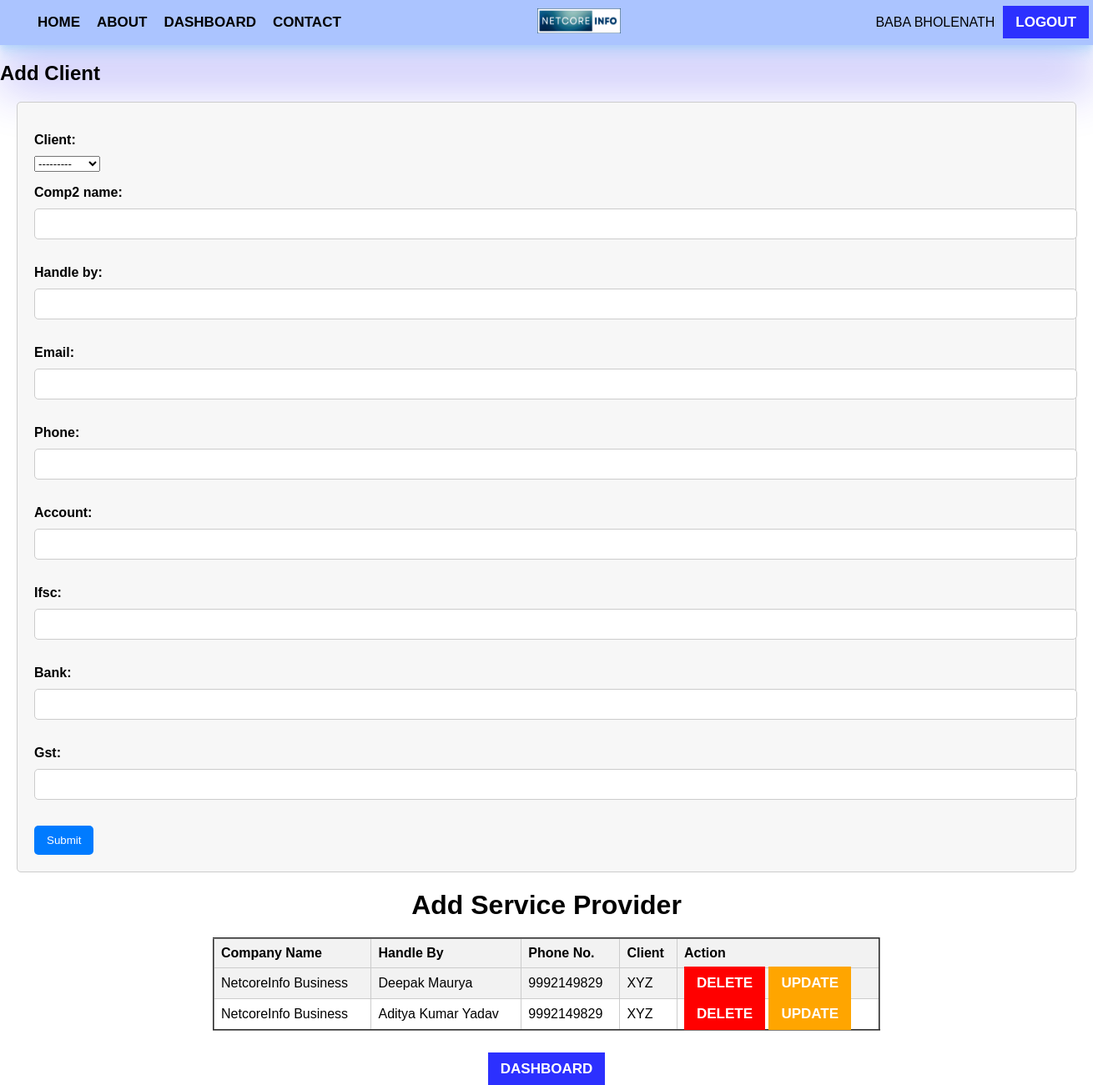
Page /clientdetails/ (signed in) on the committed database.
### sitecode/models.py (models this page shows, shortened)
class AddClient(models.Model):
    client = models.ForeignKey(Client, on_delete=models.SET_NULL, blank=True, null=True)
    comp2_name = models.CharField(max_length=50)
    handle_by = models.CharField(max_length=30)
    email = models.CharField(max_length=50)
    phone = models.CharField(max_length=13)
    account = models.CharField(max_length=20)
    ifsc = models.CharField(max_length=20)
    bank = models.CharField(max_length=40)
    gst = models.CharField(max_length=15)
    class Meta:
        db_table = 'providers'

class Client(models.Model):
    user = models.ForeignKey(User, on_delete=models.CASCADE)
    comp_name = models.CharField(max_length=50)
    gst = models.CharField(max_length=15)
    country = models.CharField(max_length=30)
    state = models.CharField(max_length=30)
    address = models.CharField(max_length=100)
    def __str__(self):
        return self.comp_name

### sitecode/views.py (the view)
# urls.py: path('clientdetails/', addClient, name='clientdetail'),
def addClient(request):
    providerObj = AddClient.objects.all()
    if request.method == 'POST':
        form = ClientData(request.POST)
        if form.is_valid():
            form.save()
            return redirect('dashboard')
    else:
        form = ClientData()
    context = {'form': form, 'providerObj': providerObj}
    return render(request, 'addclient.html', context)

### sitecode/forms.py
class ClientData(forms.ModelForm):
    class Meta:
        model = AddClient
        fields = ('client', 'comp2_name', 'handle_by', 'email', 'phone', 'account', 'ifsc', 'bank', 'gst')  # Include all fields
    def __init__(self, *args, **kwargs):
        super(ClientData, self).__init__(*args, **kwargs)
        self.fields['client'].widget.attrs['class'] = 'form-control'
        self.fields['comp2_name'].widget.attrs['class'] = 'form-control'
        self.fields['handle_by'].widget.attrs['class'] = 'form-control'
        self.fields['email'].widget.attrs['class'] = 'form-control'
        self.fields['phone'].widget.attrs['class'] = 'form-control'
        self.fields['account'].widget.attrs['class'] = 'form-control'
        self.fields['ifsc'].widget.attrs['class'] = 'form-control'
        self.fields['bank'].widget.attrs['class'] = 'form-control'
        self.fields['gst'].widget.attrs['class'] = 'form-control'

### sitecode/templates/addclient.html (shortened to what this page needs)
{% extends "base.html" %}
{% block body %}
<h2>Add Client</h2>
  <form method="post">
    {{ form.as_p }}
    <button type="submit">Submit</button>
  </form>
  <div class="provider">
    <h1>Add Service Provider</h1>
    <div class="provider-data">
        <table border="2px">
            <tr>
                <th>Company Name</th>
                <th>Handle By</th>
                <th>Phone No.</th>
                <th>Client</th>
                <th>Action</th>
            </tr>
            {% for i in providerObj %}
            <tr>
                <td>{{i.comp2_name}}</td>
                <td>{{i.handle_by}}</td>
                <td>{{i.phone}}</td>
                <td>{{i.client}}</td>
                <td>
                    <a href="{% url 'delete_client' i.id %}" class="header-btn" style="background: red;">Delete</a>
                    <a href="{% url 'update_client' i.id %}" class="header-btn" style="background: orange;">Update</a>
                </td>
            </tr>
            {% endfor %}
        </table>
    </div>
<br>
<br>
<a href="{% url 'dashboard' %}" class="header-btn">Dashboard</a>
{% endblock body %}

### sitecode/templates/base.html (shortened to what this page needs)
{% load static%}
<!DOCTYPE html>
<html lang="en">
<head>
    <link rel="stylesheet" href="{% static 'css/main.css' %}">
</head>
<body>
    <header>
        <div class="header">
            <div class="main-header">
                <div class="header-content">
                    <div class="left-block">
                        <div class="head-block">
                            <ul>
                                {% if request.user.is_authenticated %}
                                <li><a href="/">Home</a></li>
                                <li><a href="">About</a></li>
                                <li><a href="{% url 'dashboard' %}">Dashboard</a></li>
                                <li><a href="">Contact</a></li>
                                {% else %}
                                <li><a href="/">Home</a></li>
                                <li><a href="">About</a></li>
                                <li><a href="">Contact</a></li>
                                <li><a href="{% url 'signup' %}" >Signup</a></li>
                                {% endif %}
                            </ul>
                        </div>
                    </div>
                    <div class="middle-block">
                        <div class="adjust-block">
                            <img src="{% static 'assets\img\LOGO.png' %}" width="100" height="30" alt="LOGO">
                        </div>
                    </div>
                    <div class="right-block">
                        <div class="title-data">
                            <p>{{request.user.first_name}} {{request.user.last_name}}</p>
                        </div>
                        <div class="auth-data">
                            {% if request.user.is_authenticated %}
                            <div class="head-block">
                                <a href="{% url 'logout' %}" class="header-btn">Logout</a>
                            </div>
                            {% else %}
                            <div class="head-block">
                                <a href="{% url 'login' %}" class="header-btn">Login</a>
                            </div>
                            {% endif %}
                        </div>
                    </div>
                </div>
            </div>
        </div>
    </header>
    {% block body %}
    {% endblock body %}
</body>
</html>

### static/css/main.css (style rules this page uses)
body { padding: 0; margin: 0; box-sizing: border-box; font-family: sans-serif; }
a { text-decoration: none; color: black; }
li { list-style: none; text-decoration: none; color: black; }
.header { background: rgba(33, 100, 255, 0.377); box-shadow: rgba(43, 33, 241, 0.25) 0px 54px 55px, rgba(97, 137, 237, 0.12) 0px -12px 30px, rgba(44, 169, 247, 0.12) 0px 4px 6px, rgba(58, 179, 244, 0.17) 0px 12px 13px, rgba(54, 181, 249, 0.09) 0px -3px 5px; }
.adjust-block { padding-right: 70px; }
.main-header { width: 1300px; margin: auto; padding: auto; }
.header-content { display: flex; justify-content: space-between; align-items: center; }
.left-block { display: flex; justify-content: center; align-items: center; }
.right-block { display: flex; justify-content: center; align-items: center; gap: 10px; }
.left-block ul { display: flex; gap: 20px; font-size: 17px; text-transform: uppercase; color: black; font-weight: bolder; }
.header-btn { padding: 10px 15px; background: rgb(44, 48, 255); color: white; font-size: 17px; font-weight: bolder; text-transform: uppercase; }
.provider { text-align: center; }
.provider h1 { margin-bottom: 20px; }
.provider-data { margin: 0 auto; max-width: 800px; }
table { width: 100%; border-collapse: collapse; margin-top: 20px; }
th, td { border: 1px solid #ccc; padding: 8px; text-align: left; }
th { background-color: #f2f2f2; }
tr:nth-child(even) { background-color: #f2f2f2; }

### sitecode/templates/addclient.html (style rules this page uses)
form { margin: 20px; padding: 20px; border: 1px solid #ccc; border-radius: 5px; background-color: #f7f7f7; }
label { display: block; margin-bottom: 10px; font-weight: bold; }
input[type="text"], input[type="email"] { width: 100%; padding: 10px; margin-bottom: 15px; border: 1px solid #ccc; border-radius: 5px; }
button[type="submit"] { background-color: #007bff; color: #fff; padding: 10px 15px; border: none; border-radius: 5px; cursor: pointer; }

### rows in the picture
AddClient: comp2_name "NetcoreInfo Business", handle_by "Deepak Maurya", phone "9992149829", client "XYZ"
AddClient: comp2_name "NetcoreInfo Business", handle_by "Aditya Kumar Yadav", phone "9992149829", client "XYZ"

### other values in the picture
{{ request.user.first_name }} "BABA"
{{ request.user.last_name }} "BHOLENATH"
